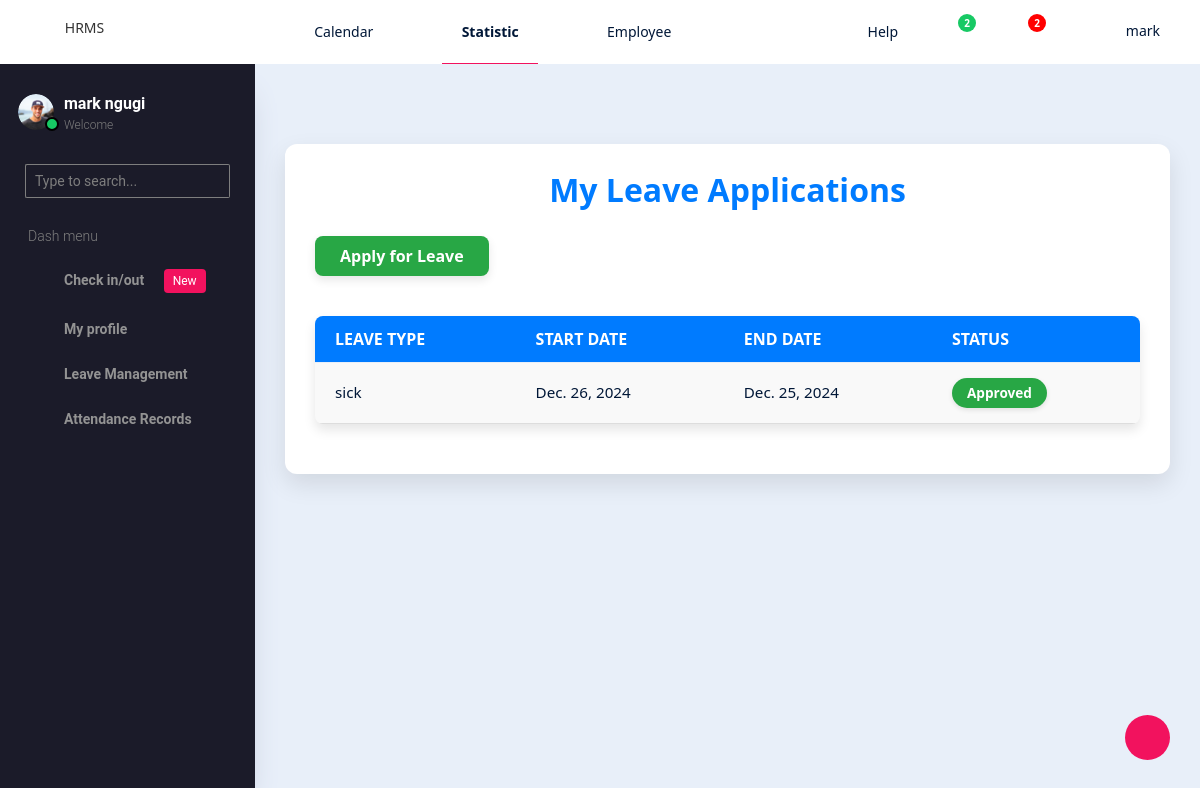
Screenshot of /leave_status/ (signed in) with the database file from the repository.
### accounts/models.py (models this page shows, shortened)
class CustomUser(AbstractUser):
    ROLE_CHOICES = [
        ('admin', 'Admin'),
        ('hr_manager', 'HR Manager'),
        ('employee', 'Employee'),
    ]
    role = models.CharField(max_length=20, choices=ROLE_CHOICES, default='employee')
    gender = models.CharField(max_length=20, choices=[('male', 'Male'), ('female', 'Female')], default='male')
    phone = models.CharField(max_length=15, blank=True, null=True)
    position = models.CharField(max_length=100, blank=True, null=True)
    department = models.ForeignKey(Department, on_delete=models.CASCADE, default=None, null=True)
    start_date = models.DateField(blank=True, null=True)
    exit_date = models.DateField(null=True, blank=True)
    reason_for_leaving = models.CharField(max_length=255, null=True, blank=True)

### hrms/models.py (models this page shows, shortened)
class LeaveRequest(models.Model):
    STATUS_CHOICES = [
        ('PENDING', 'Pending'),
        ('APPROVED', 'Approved'),
        ('DECLINED', 'Declined'),
    ]
    employee = models.ForeignKey(CustomUser, on_delete=models.CASCADE, related_name="leave_requests")
    leave_type = models.CharField(max_length=20, choices=[
        ('vacation', 'Vacation'),
        ('sick', 'Sick Leave'),
        ('personal', 'Personal Leave'),
    ])
    start_date = models.DateField()
    end_date = models.DateField()
    days_requested = models.IntegerField(editable=False, default=0)
    days_approved = models.IntegerField(null=True, blank=True)
    reason = models.TextField()
    status = models.CharField(max_length=10, choices=STATUS_CHOICES, default='PENDING')
    notes = models.TextField(blank=True, null=True)

### hrms/views.py (the view)
# urls.py: path('leave_status/',employee_leave_status, name='employeeleavestatus'),
@login_required
def employee_leave_status(request):
    leave_requests = LeaveRequest.objects.filter(employee=request.user)
    return render(request, 'hrms/employee/leave-management/leave-status.html', {'leave_requests': leave_requests})

### hrms/templates/hrms/employee/leave-management/leave-status.html (shortened to what this page needs)
{% extends 'hrms/employee/base.html' %}
{% block content %}
<div class="container">
    <h2>My Leave Applications</h2>
    <a href="{% url 'applyleave' %}" class="btn btn-success">Apply for Leave</a>
    <table class="table">
        <thead>
            <tr>
                <th>Leave Type</th>
                <th>Start Date</th>
                <th>End Date</th>
                <th>Status</th>
            </tr>
        </thead>
        <tbody>
            {% for leave in leave_requests %}
            <tr>
                <td>{{ leave.leave_type }}</td>
                <td>{{ leave.start_date }}</td>
                <td>{{ leave.end_date }}</td>
                <td>
                    {% if leave.status == 'APPROVED' %}
                    <span class="status-approved">Approved</span>
                    {% elif leave.status == 'DECLINED' %}
                    <span class="status-declined">Declined</span>
                    {% else %}
                    <span class="status-pending">Pending</span>
                    {% endif %}
                </td>
            </tr>
            {% endfor %}
        </tbody>
    </table>
</div>
{% endblock %}

### hrms/templates/hrms/employee/base.html (shortened to what this page needs)
<!DOCTYPE html>
<html lang="en">
  <head>
    <link rel="stylesheet" href="/static/vendors/typicons.font/font/typicons.css">
    <link rel="stylesheet" href="/static/vendors/css/vendor.bundle.base.css">
    <link rel="stylesheet" href="/static/css/vertical-layout-light/style.css">
  </head>
  <body>
    <div class="container-scroller">
      <nav class="navbar col-lg-12 col-12 p-0 fixed-top d-flex flex-row">
        <div class="text-center navbar-brand-wrapper d-flex align-items-center justify-content-center">
          <p>HRMS</p>
          <button class="navbar-toggler navbar-toggler align-self-center d-none d-lg-flex" type="button" data-toggle="minimize">
            <span class="typcn typcn-th-menu"></span>
          </button>
        </div>
        <div class="navbar-menu-wrapper d-flex align-items-center justify-content-end">
          <ul class="navbar-nav mr-lg-2">
            <li class="nav-item  d-none d-lg-flex">
              <a class="nav-link" href="#">
                Calendar
              </a>
            </li>
            <li class="nav-item  d-none d-lg-flex">
              <a class="nav-link active" href="#">
                Statistic
              </a>
            </li>
            <li class="nav-item  d-none d-lg-flex">
              <a class="nav-link" href="#">
                Employee
              </a>
            </li>
          </ul>
          <ul class="navbar-nav navbar-nav-right">
            <li class="nav-item d-none d-lg-flex  mr-2">
              <a class="nav-link" href="#">
                Help
              </a>
            </li>
            <li class="nav-item dropdown d-flex">
              <a class="nav-link count-indicator dropdown-toggle d-flex justify-content-center align-items-center" id="messageDropdown" href="#" data-toggle="dropdown">
                <i class="typcn typcn-message-typing"></i>
                <span class="count bg-success">2</span>
              </a>
            </li>
            <li class="nav-item dropdown  d-flex">
              <a class="nav-link count-indicator dropdown-toggle d-flex align-items-center justify-content-center" id="notificationDropdown" href="#" data-toggle="dropdown">
                <i class="typcn typcn-bell mr-0"></i>
                <span class="count bg-danger">2</span>
              </a>
            </li>
            <li class="nav-item nav-profile dropdown">
              <a class="nav-link dropdown-toggle  pl-0 pr-0" href="#" data-toggle="dropdown" id="profileDropdown">
                <i class="typcn typcn-user-outline mr-0"></i>
                <span class="nav-profile-name">{{user.username}}</span>
              </a>
            </li>
          </ul>
        </div>
      </nav>
      <div class="container-fluid page-body-wrapper">
        <div class="theme-setting-wrapper">
          <div id="settings-trigger"><i class="typcn typcn-cog-outline"></i></div>
        </div>
        <nav class="sidebar sidebar-offcanvas" id="sidebar">
        <ul class="nav">
          <li class="nav-item">
            <div class="d-flex sidebar-profile">
              <div class="sidebar-profile-image">
                <img src="/static/images/faces/face29.png" alt="image">
                <span class="sidebar-status-indicator"></span>
              </div>
              <div class="sidebar-profile-name">
                <p class="sidebar-name">
                  {{user.first_name}} {{user.last_name}}
                </p>
                <p class="sidebar-designation">
                  Welcome
                </p>
              </div>
            </div>
            <div class="nav-search">
              <div class="input-group">
                <input type="text" class="form-control" placeholder="Type to search..." aria-label="search" aria-describedby="search">
                <div class="input-group-append">
                  <span class="input-group-text" id="search">
                    <i class="typcn typcn-zoom"></i>
                  </span>
                </div>
              </div>
            </div>
            <p class="sidebar-menu-title">Dash menu</p>
          </li>
          <li class="nav-item">
            <a class="nav-link" href="{% url 'check_in_or_out' user.id %}">
                <i class="typcn typcn-device-desktop menu-icon"></i>
                <span class="menu-title">Check in/out <span class="badge badge-primary ml-3">New</span></span>
            </a>
        </li>
          <li class="nav-item">
            <a class="nav-link" data-toggle="collapse" href="#ui-basic" aria-expanded="false" aria-controls="ui-basic">
              <i class="typcn typcn-briefcase menu-icon"></i>
              <span class="menu-title">My profile</span>
              <i class="typcn typcn-chevron-right menu-arrow"></i>
            </a>
          </li>
          <li class="nav-item">
            <a class="nav-link" data-toggle="collapse" href="#form-elements" aria-expanded="false" aria-controls="form-elements">
              <i class="typcn typcn-film menu-icon"></i>
              <span class="menu-title">Leave Management</span>
              <i class="menu-arrow"></i>
            </a>
          </li>
          <li class="nav-item">
            <a class="nav-link" data-toggle="collapse" href="#charts" aria-expanded="false" aria-controls="charts">
              <i class="typcn typcn-chart-pie-outline menu-icon"></i>
              <span class="menu-title">Attendance Records</span>
              <i class="menu-arrow"></i>
            </a>
          </li>
        </ul>
      </nav>
        <div class="main-panel">
          <div class="content-wrapper">
            {%block content%}
            {%endblock%}
          </div>
        </div>
      </div>
    </div>
  </body>
</html>

### hrms/templates/hrms/employee/leave-management/leave-status.html (style rules this page uses)
body { font-family: 'Segoe UI', Tahoma, Geneva, Verdana, sans-serif; background-color: #eef2f7; color: #333; line-height: 1.6; }
.container { max-width: 900px; margin: 50px auto; padding: 30px; background-color: #ffffff; border-radius: 12px; box-shadow: 0 10px 25px rgba(0, 0, 0, 0.1); }
h2 { text-align: center; color: #007bff; font-size: 2rem; margin-bottom: 30px; font-weight: 600; }
.btn-success { display: inline-block; margin-bottom: 20px; padding: 12px 25px; font-size: 1rem; font-weight: 600; color: #fff; background-color: #28a745; border: none; border-radius: 8px; text-decoration: none; text-align: center; transition: all 0.3s ease; box-shadow: 0 4px 10px rgba(0, 0, 0, 0.1); }
.table { width: 100%; border-collapse: collapse; margin: 20px 0; background-color: #f9f9f9; border-radius: 8px; overflow: hidden; box-shadow: 0 6px 12px rgba(0, 0, 0, 0.1); }
.table th, .table td { padding: 15px 20px; text-align: left; border-bottom: 1px solid #ddd; }
.table thead th { background-color: #007bff; color: #ffffff; font-weight: 600; font-size: 1rem; text-transform: uppercase; }
.table tbody td { font-size: 0.95rem; }
.status-approved { color: #fff; background-color: #28a745; padding: 8px 15px; border-radius: 20px; font-size: 0.85rem; font-weight: 600; text-align: center; display: inline-block; box-shadow: 0 2px 5px rgba(0, 0, 0, 0.1); }

### rows the page displays
CustomUser: username "mark", first_name "mark", last_name "ngugi"
LeaveRequest: leave_type "sick", start_date "Dec. 26, 2024", end_date "Dec. 25, 2024", status "Approved"
